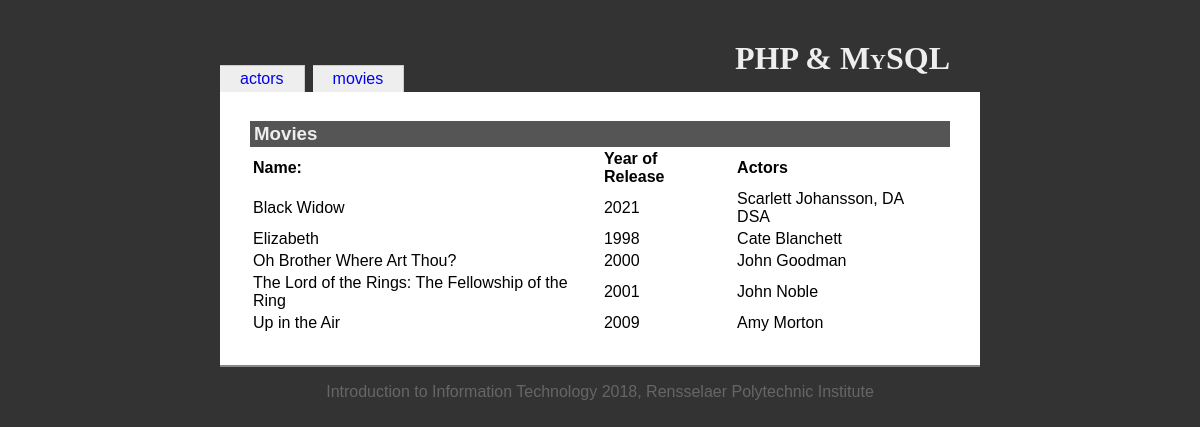
The app's page /movies.php with its own data.
### tables this page shows
CREATE TABLE `movies` (
  `movieid` int(10) UNSIGNED NOT NULL,
  `title` varchar(100) NOT NULL,
  `year` char(4) DEFAULT NULL
);

CREATE TABLE `actors` (
  `actorID` int(10) UNSIGNED NOT NULL,
  `firstName` varchar(100) NOT NULL,
  `lastName` varchar(100) NOT NULL,
  `dob` date DEFAULT NULL,
  `movies` int(10) UNSIGNED DEFAULT NULL
);

### movies.php (the view, shortened to what this page needs)
<?php
  include('includes/init.inc.php');
  include('includes/functions.inc.php');
?>
<?php include('includes/head.inc.php'); ?>
<h1>PHP &amp; MySQL</h1>
<?php include('includes/menubody.inc.php'); ?>
<?php
$dbOk = false;
@$db = new mysqli('localhost', 'root', 'root', 'iit');
if ($db->connect_error) {
  echo '<div class="messages">Could not connect to the database. Error: ';
  echo $db->connect_errno . ' - ' . $db->connect_error . '</div>';
} else {
  $dbOk = true;
}
?>
<h3>Movies</h3>
<table id='movieTable'>
<?php
if($dbOk) {
  $query = 'select * from movies order by title';
  $result = $db->query($query);
  $numRecords = $result->num_rows;
  echo '<tr><th>Name:</th><th>Year of Release</th><th>Actors</th></tr>';
  for ($i = 0; $i < $numRecords; $i++) {
    $record = $result->fetch_assoc();
    if ($i % 2 == 0) {
        echo "\n" . '<tr id="movie-' . $record['movieid'] . '"><td>';
    } else {
        echo "\n" . '<tr class="odd" id="movie-' . $record['movieid'] . '"><td>';
    }
    $query = ('select * from actors where movies = ' . $record['movieid']);
    $associativeResult = $db->query($query);
    $numAssociativeR = $associativeResult->num_rows;
    echo htmlspecialchars($record['title']);
    echo '</td><td>';
    echo htmlspecialchars($record['year']);
    echo '</td><td>';
    for($j = 0; $j < $numAssociativeR; $j++){
      $record2 = $associativeResult->fetch_assoc();
      echo htmlspecialchars($record2['firstName']) . " " . htmlspecialchars($record2['lastName']);
      if($j < $numAssociativeR-1){
        echo ", ";
      }
    }
    echo '</td></tr>';
  }
}
?>
</table>
<?php include('includes/foot.inc.php');
?>

### resources/iit.css (style rules this page uses)
body { font-family: Georgia, Arial, Helvetica, sans-serif; color: black; background-color: #333; margin: 0; padding: 0; }
h1 { position: relative; top: 20px; text-align: right; margin: 20px 30px 0 0; font-family: Palatino, Times New Roman, Times, serif; font-variant: small-caps; }
h3 { margin: 1em 0 0 0; background-color: #555; color: #eee; padding: 2px 4px; }
table { margin: 0; }
th { text-align: left; padding-right: 1em; }
td { padding-right: 1em; }

### records on screen
movies: title "Black Widow", year "2021"
actors: firstName "Scarlett", lastName "Johansson"
actors: firstName "DA", lastName "DSA"
movies: title "Elizabeth", year "1998"
actors: firstName "Cate", lastName "Blanchett"
movies: title "Oh Brother Where Art Thou?", year "2000"
actors: firstName "John", lastName "Goodman"
movies: title "The Lord of the Rings: The Fellowship of the Ring", year "2001"
actors: firstName "John", lastName "Noble"
movies: title "Up in the Air", year "2009"
actors: firstName "Amy", lastName "Morton"

### other values on screen
$value "actors"
$value "movies"
